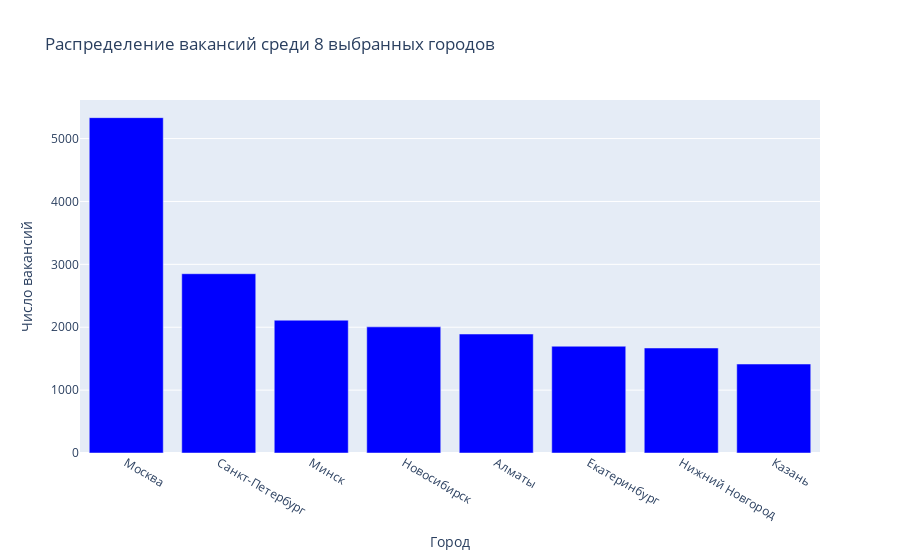

Notebook cell for this chart:
### Code cell
#благодаря кастомизации вывода мы можем регулировать число выводимых городов
print('Число вакансий в каждом из регионов(от самых популярных у работодателей к не очень популярным):')
print(df)
MAX_AREAS = 8
locations = [None] * MAX_AREAS
vac_values = [None] * MAX_AREAS
counter = 0
while counter < MAX_AREAS:
    locations[counter] = df['name'].iloc[counter]
    vac_values[counter] = df['cnt'].iloc[counter]
    counter += 1
fig1 = px.bar(x = locations,y=vac_values, title=f'Распределение вакансий среди {MAX_AREAS} выбранных городов',
              labels = {'x': 'Город', 'y': 'Число вакансий'},color_discrete_sequence=['blue'])
fig1.show()

### Figure 1 — Plotly figure (JSON) as saved in the notebook; plotly's stock layout.template omitted (floating-point values rounded to 4 significant figures)
{"data": [{"alignmentgroup": "True", "hovertemplate": "Город=%{x}<br>Число вакансий=%{y}<extra></extra>", "legendgroup": "", "marker": {"color": "blue", "pattern": {"shape": ""}}, "name": "", "offsetgroup": "", "orientation": "v", "showlegend": false, "textposition": "auto", "type": "bar", "x": ["Москва", "Санкт-Петербург", "Минск", "Новосибирск", "Алматы", "Екатеринбург", "Нижний Новгород", "Казань"], "xaxis": "x", "y": [5333, 2851, 2112, 2006, 1892, 1698, 1670, 1415], "yaxis": "y"}], "layout": {"autosize": true, "barmode": "relative", "legend": {"tracegroupgap": 0}, "title": {"text": "Распределение вакансий среди 8 выбранных городов"}, "xaxis": {"anchor": "y", "autorange": true, "domain": [0, 1], "range": [-0.5, 7.5], "title": {"text": "Город"}, "type": "category"}, "yaxis": {"anchor": "x", "autorange": true, "domain": [0, 1], "range": [0, 5614.0], "title": {"text": "Число вакансий"}, "type": "linear"}}}
